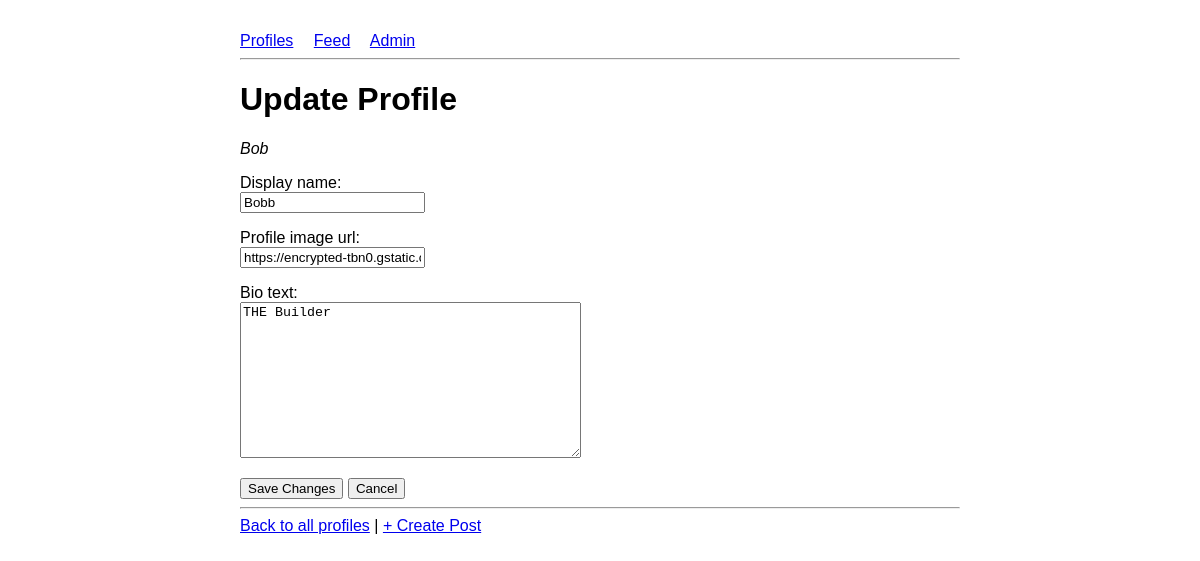
Page /mini_insta/profile/1/update on the earlier database version.
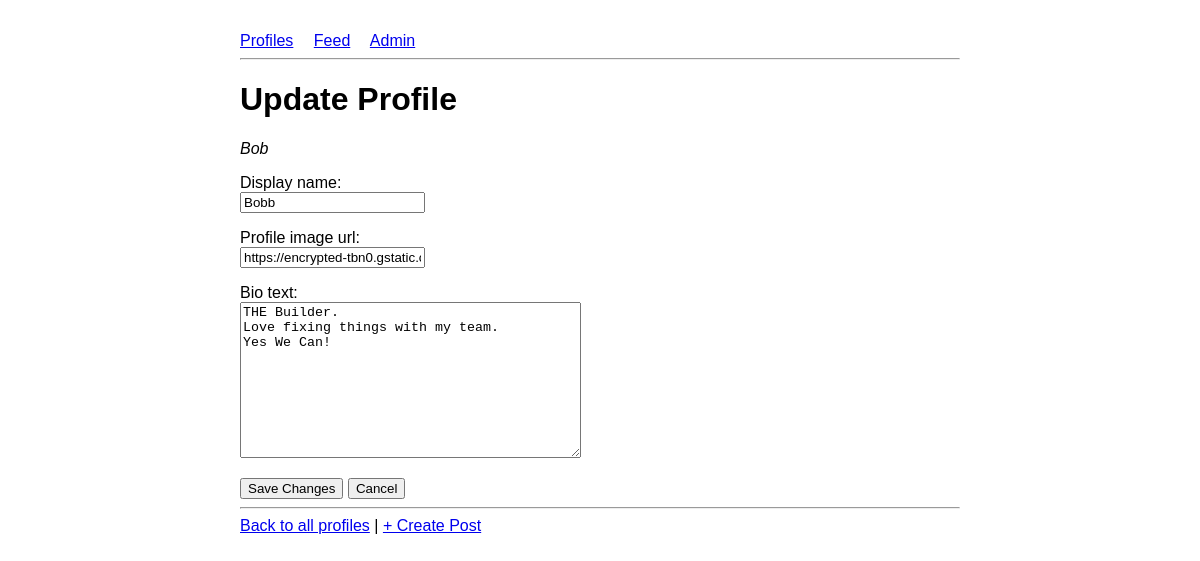
Same page on the later database version.
### mini_insta/models.py (models this page shows, shortened)
class Profile(models.Model):
    username = models.CharField(max_length=50, unique=True)
    display_name = models.CharField(max_length=100, blank=True)
    profile_image_url = models.URLField(blank=True)
    bio_text = models.TextField(blank=True)
    join_date = models.DateField(auto_now_add=True)

### mini_insta/views.py (the view)
# urls.py: path('profile/<int:pk>/update', views.UpdateProfileView.as_view(), name='update_profile'),
class UpdateProfileView(UpdateView):
    model = Profile
    form_class = UpdateProfileForm
    template_name = 'mini_insta/update_profile_form.html'

### mini_insta/forms.py
class UpdateProfileForm(forms.ModelForm):
    class Meta:
        model = Profile
        fields = ['display_name', 'profile_image_url', 'bio_text']

### mini_insta/templates/mini_insta/update_profile_form.html (shortened to what this page needs)
{% extends 'mini_insta/base.html' %}
{% block content %}
<h1>Update Profile</h1>
<p><em>{{ profile.username }}</em></p>
<form method="POST" action="{% url 'mini_insta:update_profile' profile.pk %}">
    {% for field in form %}
        <p>
            <label for="{{ field.id_for_label }}">{{ field.label }}:</label><br>
            {{ field }}
        </p>
    {% endfor %}
    <button type="submit">Save Changes</button>
    <a href="{% url 'mini_insta:show_profile' profile.pk %}">
        <button type="button">Cancel</button>
    </a>
</form>
{% endblock %}

Differences in the rows shown:
changed Profile "Bob": bio_text "THE Builder" → "THE Builder. Love fixing things with my team. Yes We Can!"
